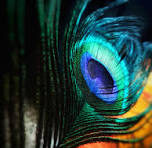
#> input picture DAY 1/download.jpg, 152 x 148 px
$ python practice.py
#> lines starting #> are read from the running program, lines starting #| are printed output that depends on the picture; after the words box and inside, x2 and y2 are one past the last pixel; in counts of white or black regions, pixels touching at a corner belong together
import cv2
import matplotlib.pyplot as plt

img = cv2.imread("download.jpg")
#> img is the input picture: shape (148, 152, 3); mean B, G, R 53.8, 59.4, 35.4
print(img.shape)
#| (148, 152, 3)

cv2.rectangle(img,(50,50),(100,100),(0,255,255),2)
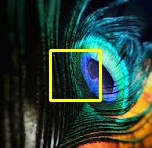
#> img: shape (148, 152, 3); 2.65% of pixels changed, all inside (x1, y1, x2, y2) = (49, 49, 102, 102)
plt.imshow(cv2.cvtColor(img,cv2.COLOR_BGR2RGB))
plt.show()
